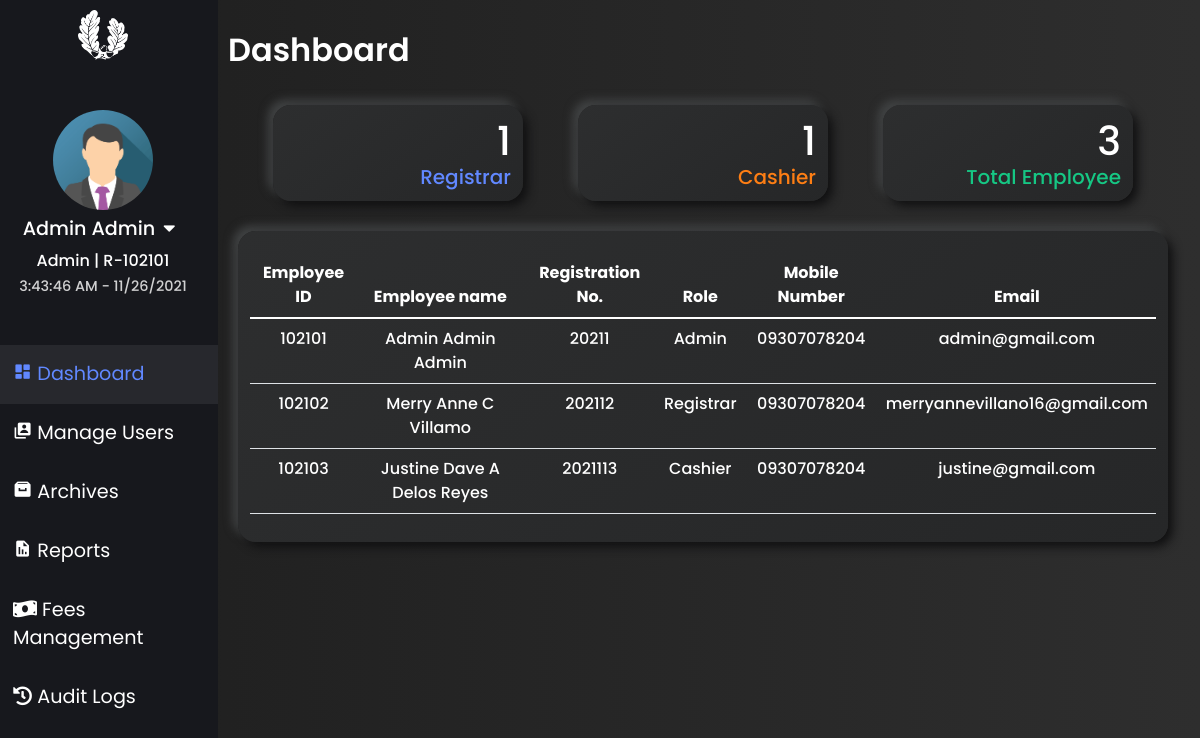
Before: /html/registrar_access.php (signed in) with the older database file.
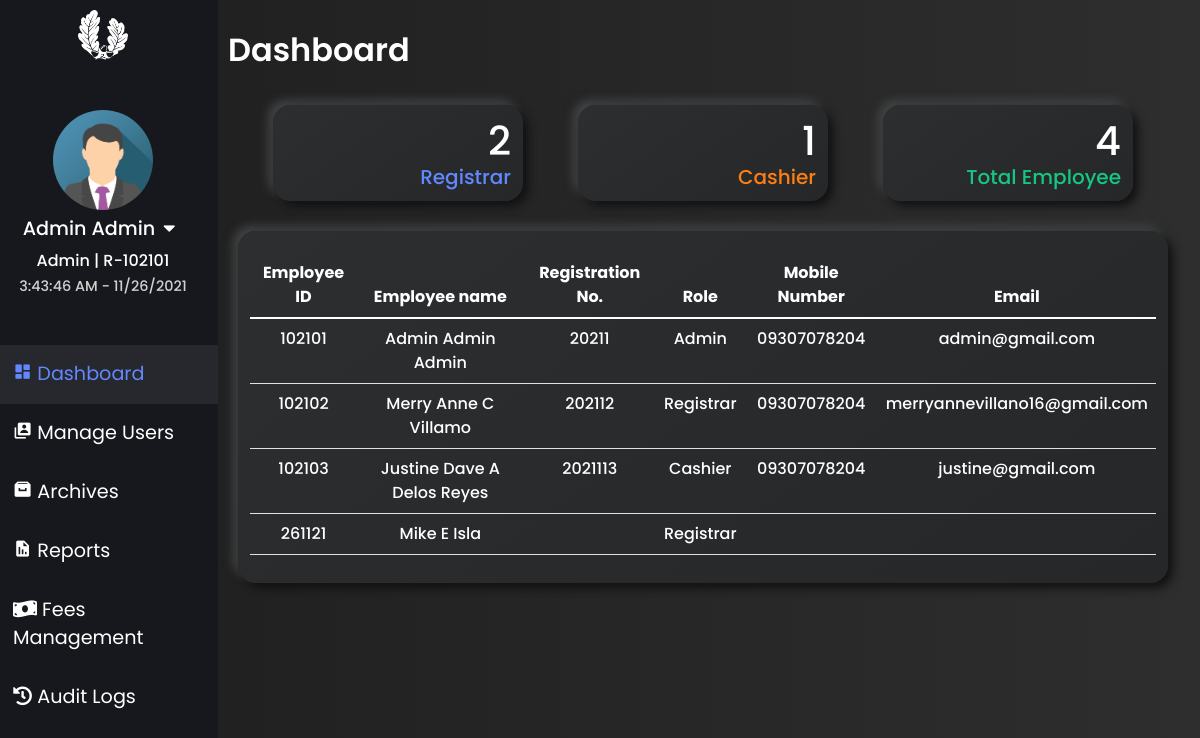
After: the same page with the newer database file.
### tables this page shows
CREATE TABLE `tbl_employee_info` (
  `reg_no` varchar(255) NOT NULL,
  `profilePic` longtext NOT NULL,
  `employee_id` int(20) NOT NULL,
  `role` varchar(20) NOT NULL,
  `firstname` varchar(100) NOT NULL,
  `lastname` varchar(100) NOT NULL,
  `middlename` varchar(100) NOT NULL,
  `sex` varchar(20) NOT NULL,
  `email` varchar(255) NOT NULL,
  `address` longtext NOT NULL,
  `contact_number` varchar(15) NOT NULL,
  `hireDate` varchar(100) NOT NULL,
  `joined_date` varchar(100) NOT NULL
);

### html/registrar_access.php (the view, shortened to what this page needs)
<?php
  require_once '../connection/Config.php';
?>
<!doctype html>
<html lang="en">
  <head>
    <link rel="stylesheet" type="text/css" href="https://cdn.datatables.net/v/bs5/jq-3.6.0/dt-1.11.3/b-2.0.1/datatables.min.css"/>
    <link rel="stylesheet" href="https://cdn.jsdelivr.net/npm/bootstrap@5.1.3/dist/css/bootstrap.min.css">
        <link rel="stylesheet" href="https://pro.fontawesome.com/releases/v5.10.0/css/all.css"/>
        <link rel="stylesheet" href="https://cdnjs.cloudflare.com/ajax/libs/font-awesome/5.14.0/css/all.min.css" />
        <link href='https://unpkg.com/boxicons@2.0.9/css/boxicons.min.css' rel='stylesheet'>
    <link rel="stylesheet" type="text/css" href="../css/registrar_access.css?<?php echo time(); ?>" />
    <link rel="stylesheet" href="https://cdnjs.cloudflare.com/ajax/libs/animate.css/4.1.1/animate.min.css"/>
    <link rel="stylesheet" href="https://cdn.linearicons.com/free/1.0.0/icon-font.min.css">
  </head>
  <body>
    <div class="row">
      <div class="col left-tab">
      <img src="../images/logo.png" class="logoLeftTab" alt="">
        <div class="upper-left-tab">
            <img src="..\images\registrar_img\sample_registrar_pic.png" alt="">
            <p class="reg__name" style="font-size: 1.2rem;"><?= $_SESSION['fullname'];?><i class="fas fa-caret-down mx-2" onclick="profile_link_show()"></i></p>
            <p class="reg__name" id="roleId"><?= $_SESSION['role'];?> | R-<?= $_SESSION['employeeId'];?></p>
            <p class="reg__name" id="reg-date-time"></p>
        </div>
            <div class="nav flex-column nav-pills pl-2 mt-5 align-middle" id="v-pills-tab" role="tablist" aria-orientation="vertical">
                <a class="nav-link active main__" id="v-pills-dashboard-tab" data-toggle="pill" href="#v-pills-dashboard" role="tab" aria-controls="v-pills-dashboard" aria-selected="true"><i class='bx bxs-dashboard'></i>&nbsp;Dashboard</a>
                <a class="nav-link main__" id="v-pills-manage-users-tab" data-toggle="pill" href="#v-pills-manage-users" role="tab" aria-controls="v-pills-manage-users" aria-selected="false"><i class='bx bxs-user-account'></i>&nbsp;Manage Users</a>
                <a class="nav-link main__" id="v-pills-archives-tab" data-toggle="pill" href="#v-pills-archives" role="tab" aria-controls="v-pills-archives" aria-selected="false"><i class='bx bxs-archive'></i>&nbsp;Archives</a>
                <a class="nav-link main__" id="v-pills-reports-tab" data-toggle="pill" href="#v-pills-reports" role="tab" aria-controls="v-pills-reports" aria-selected="false"><i class='bx bxs-report' ></i>&nbsp;Reports</a>
                <a class="nav-link main__" id="v-pills-fees-tab" data-toggle="pill" href="#v-pills-fees" role="tab" aria-controls="v-pills-fees" aria-selected="false"><i class="fas fa-money-bill-wave"></i>&nbsp;Fees Management</a>
                <a class="nav-link main__" id="v-pills-student-audit-log-tab" data-toggle="pill" href="#v-pills-student-audit-log" role="tab" aria-controls="v-pills-student-audit-log" aria-selected="false"><i class="fas fa-history"></i>&nbsp;Audit Logs</a>
            </div>
        </div>
        <div class="col-sm right-tab">
          <div class="tab-content" id="v-pills-tabContent">
            <div class="tab-pane fade show active" id="v-pills-dashboard" role="tabpanel" aria-labelledby="v-pills-dashboard-tab">
              <p class="title_tab_universal my-3" >Dashboard</p>
            <div class="dashBoardForRegistrar" id="dashboardForAdminId">
              <div class="studentCountBox" id="">
                        <h1>
                          <?php
                          $sql = "SELECT `role`FROM `tbl_employee_info` WHERE `role` = 'Registrar'";
                          $statement = $con->prepare($sql);
                          $statement->execute();
                          $result = $statement->get_result();
                          $count = mysqli_num_rows($result);
                          echo $count;
                        ?>
                      </h1>
                    <h3>Registrar</h3>
              </div>
              <div class="studentCountBox" id="">
                        <h1>
                          <?php
                          $sql = "SELECT `role`FROM `tbl_employee_info` WHERE `role` = 'Cashier'";
                          $statement = $con->prepare($sql);
                          $statement->execute();
                          $result = $statement->get_result();
                          $count = mysqli_num_rows($result);
                          echo $count;
                        ?>
                      </h1>
                    <h3>Cashier</h3>
              </div>
              <div class="studentCountBox" id="">
                        <h1>
                        <?php
                        $sql = "SELECT * FROM tbl_employee_info";
                        $statement = $con->prepare($sql);
                        $statement->execute();
                        $result = $statement->get_result();
                        $count = mysqli_num_rows($result);
                        echo $count;
                      ?>
                      </h1>
                    <h3>Total Employee</h3>
              </div>
                  <div class="dashboardBox">
                        <table class="table" style="color: var(--white)">
                            <thead class="thead-light">
                              <tr>
                                <th scope="col">Employee ID</th>
                                <th scope="col">Employee name</th>
                                <th scope="col">Registration No.</th>
                                <th scope="col">Role</th>
                                <th scope="col">Mobile Number</th>
                                <th scope="col">Email</th>
                              </tr>
                            </thead>
                            <tbody id="adminDash">
                            <?php
                            $sql ="SELECT reg_no, employee_id, role, CONCAT(firstname,' ',middlename,' ',lastname) AS fullname,  email, contact_number
                            FROM tbl_employee_info";
                            $stmt = $con->prepare($sql);
                            $stmt->execute();
                            $res = $stmt->get_result();
                            $count = $res->num_rows;
                            ?>
                            <?php
                            if($count > 0){
                            while($data = $res->fetch_assoc()){?>
                            <tr class="text-center">
                                <td><?=$data['employee_id'];?></td>
                                <td><?=$data['fullname'];?></td>
                                <td><?=$data['reg_no'];?></td>
                                <td><?=$data['role'];?></td>
                                <td><?=$data['contact_number'];?></td>
                                <td><?=$data['email'];?></td>
                            </tr>
                            <?php }?>
                            <?php }else{?>
                            <tr>
                                <td><?php echo "No Records"?></td>
                            </tr>
                            <?php }
                            ?>
                          </tbody>
                        </table>
                        </div>
                      </div>
          </div>
          </div>
        </div>
    </div>
  </body>
</html>

### css/registrar_access.css (style rules this page uses)
:root { font-size: 16px; --font-school-name: 'Zilla Slab', serif; --font-tagline: 'Overpass', sans-serif; --primary: #3861fb; --secondary: #6188ff; --greenPrimary: #16c784; --greenSecondary: #56c59a; --purple: #DDA0DD; --orange: #fd7e14; --white: #ffffff; --leftTabBg: #17181d; --secondDarkBg: #222531; --thirdDarkBg: #394158; --activeColorBg: rgb(56, 56, 63, 0.5); }
html, body { background: linear-gradient(to right, #1e1e1e, #2e2e2e); color: var(--white); }
* { font-family: 'Poppins', sans-serif; margin: 0; padding: 0; box-sizing: border-box; }
.row { width: 100%; }
.left-tab { padding: 0; top: 0; bottom: 0; overflow-y: auto; max-width: 230px; position: fixed; background-color: var(--leftTabBg); color: var(--white); z-index: 999; height: 100%; }
.logoLeftTab { width: 50px; height: 50px; display: block; margin: 10px auto; }
.upper-left-tab { position: relative; }
.upper-left-tab > * { transition: 300ms ease; }
.upper-left-tab img { width: 100px; height: 100px; border-radius: 50%; display: block; margin: 50px auto 5px; }
.reg__name { text-align: center; margin: 0; font-weight: 500; margin-bottom: 3px; }
.reg__name:last-child { font-size: .9rem; opacity: .8; }
.reg__name i { cursor: pointer; }
.nav-link.main__ { color: var(--white-color); font-size: 1.2rem; padding: 15px 25px; text-align: left; transition: 250ms; border-radius: 0; }
.nav-link.main__.active { background: var(--activeColorBg); color: var(--secondary); border-radius: 0; }
.right-tab { margin-left: 230px; padding: 10px; }
.title_tab_universal { font-size: 2rem; font-weight: 600; color: white; }
.dashboardBox { width: 100%; border-radius: 18px; background: linear-gradient(145deg, #2d2e2f, #262728); box-shadow: 5px 5px 10px #111112, -5px -5px 10px #434546; backdrop-filter: blur(1.8px); -webkit-backdrop-filter: blur(1.8px); padding: 12px; position: relative; margin: 15px 10px; }
.dashBoardForRegistrar { display: flex; width: 100%; flex-wrap: wrap; justify-content: space-evenly; }
.table { margin-top: 10px; text-align: center; font-weight: 500; }
.studentCountBox, .employeeCountBox { max-width: 25%; min-width: 250px; border-radius: 18px; background: linear-gradient(145deg, #2d2e2f, #262728); box-shadow: 5px 5px 10px #111112, -5px -5px 10px #434546; backdrop-filter: blur(1.8px); -webkit-backdrop-filter: blur(1.8px); padding: 12px; position: relative; margin: 15px 10px; cursor: pointer; transition: all 250ms; }
.studentCountBox h3 { font-size: 20px; margin: 0; padding: 0; text-align: right; }
.studentCountBox h1 { margin: 0; padding: 0; color: var(--white); text-align: right; }
.studentCountBox:nth-child(1) { color: var(--secondary); }
.studentCountBox:nth-child(2) { color: var(--orange); }
.studentCountBox:nth-child(3) { color: var(--greenPrimary); }

Changed rows visible on the page:
added tbl_employee_info: employee_id "261121", fullname "Mike E Isla", role "Registrar"
Other visible differences:
$count: "1" → "2"
$count: "3" → "4"
